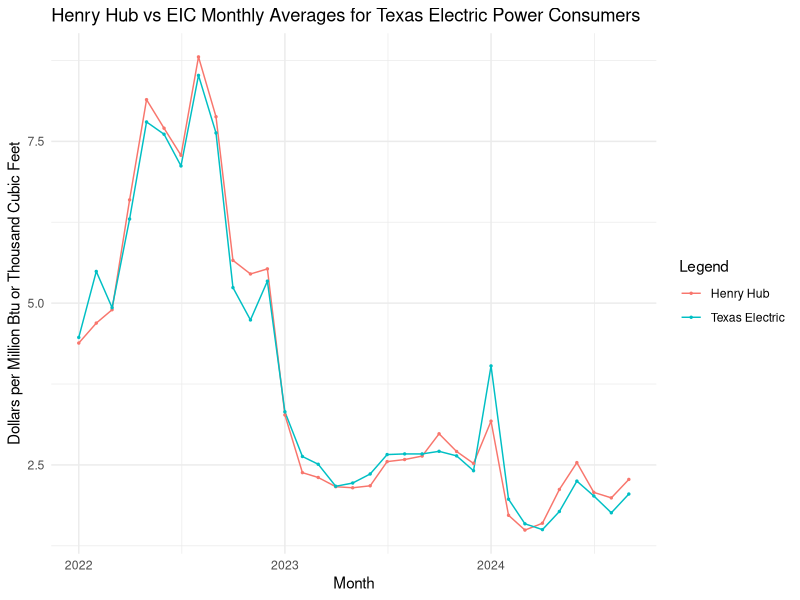

This figure's R source:
# Load necessary libraries
library(dplyr)
library(lubridate)
library(ggplot2)

# Read the CSV files
henry_hub <- read.csv("../data/Henry_Hub_Natural_Gas_Spot_Price.csv", skip = 5)
texas_elecgasprice <- read.csv("../data/Texas_Natural_Gas_Price_Sold_to_Electric_Power_Consumers (1).csv", skip = 4)

# Convert Henry Hub's Day column to Date format
henry_hub$Day <- as.Date(henry_hub$Day, format = "%m/%d/%y")  # Adjust if necessary
texas_elecgasprice$Month <- as.Date(texas_elecgasprice$Month, format = "%m/%d/%y")

# Add a Year-Month column for Henry Hub
henry_hub$Month <- format(henry_hub$Day, "%Y-%m")
texas_elecgasprice$Month <- format(texas_elecgasprice$Month, "%Y-%m")
texas_elecgasprice <- texas_elecgasprice %>%
  rename(TexasElectric = Texas.Natural.Gas.Price.Sold.to.Electric.Power.Consumers..Dollars.per.Thousand.Cubic.Feet)

# Filter Henry Hub data for 2022, 2023, and 2024
henry_hub_filtered <- henry_hub %>%
  filter(Month >= "2022-01") %>%
  group_by(Month) %>%
  summarise(Henry_Hub_Monthly_Avg = mean(Henry.Hub.Natural.Gas.Spot.Price.Dollars.per.Million.Btu, na.rm = TRUE))

# Merge the two datasets by Month
combined_data <- merge(henry_hub_filtered, texas_elecgasprice, by = "Month")

# Convert Month back to Date for plotting
combined_data$Month <- as.Date(paste0(combined_data$Month, "-01"))

# Plot the data with small points added
ggplot(combined_data, aes(x = Month)) +
  geom_line(aes(y = Henry_Hub_Monthly_Avg, color = "Henry Hub")) +
  geom_line(aes(y = TexasElectric, color = "Texas Electric")) +
  geom_point(aes(y = Henry_Hub_Monthly_Avg, color = "Henry Hub"), size = .5) +  # Add points for Henry Hub
  geom_point(aes(y = TexasElectric, color = "Texas Electric"), size = .5) +    # Add points for Texas Electric
  labs(
    title = "Henry Hub vs EIC Monthly Averages for Texas Electric Power Consumers",
    x = "Month",
    y = "Dollars per Million Btu or Thousand Cubic Feet",
    color = "Legend"
  ) +
  theme_minimal()

